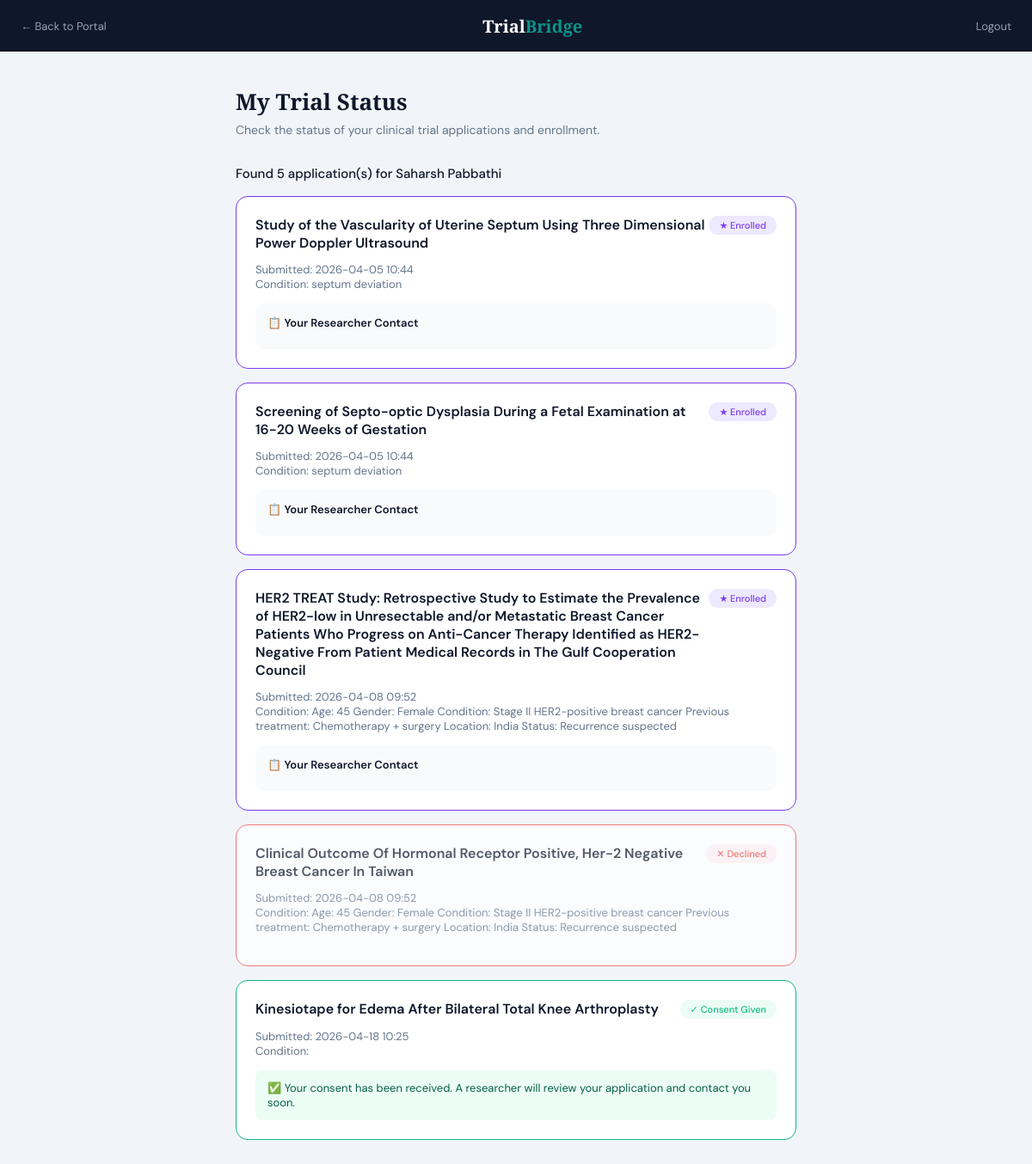
Page /my-status (signed in) on the committed database.
### tables this page shows
CREATE TABLE consents (
                    id INTEGER PRIMARY KEY AUTOINCREMENT,
                    patient_name TEXT,
                    patient_email TEXT,
                    condition TEXT,
                    patient_age TEXT,
                    patient_gender TEXT,
                    trial_id TEXT,
                    trial_title TEXT,
                    decision TEXT,
                    timestamp TEXT,
                    enrolled BOOLEAN
                 );

### app.py (the view)
@app.route("/my-status")
def my_status():
    if session.get("role") != "patient":
        return redirect(url_for("patient_login"))
    email = session.get("email")
    name = session.get("name")
    conn = get_db_connection()
    enrollments = [dict(row) for row in conn.execute("SELECT * FROM consents WHERE patient_email = ?", (email,)).fetchall()]
    conn.close()
    return render_template("patient_dashboard.html", name=name, email=email, enrollments=enrollments)

### app.py (called while the page is built)
def get_db_connection():
    import sqlite3
    conn = sqlite3.connect(DB_FILE)
    conn.row_factory = sqlite3.Row
    return conn

### templates/patient_dashboard.html (shortened to what this page needs)
<!DOCTYPE html>
<html lang="en">
<head>
</head>
<body>
<nav>
  <a href="/patient" class="nav-back">← Back to Portal</a>
  <div class="nav-brand">Trial<span>Bridge</span></div>
  <a href="/logout" class="nav-back" style="margin-left: 20px;">Logout</a>
</nav>
<div class="container">
  <h2>My Trial Status</h2>
  <p class="sub">Check the status of your clinical trial applications and enrollment.</p>
  {% if email %}
    {% if enrollments %}
      <h3 style="font-size:15px; font-weight:500; color:#0f172a; margin-bottom:16px;">
        Found {{ enrollments|length }} application(s) for {{ name }}
      </h3>
      {% for e in enrollments %}
      <div class="status-card {{ 'enrolled' if e.enrolled else e.decision }}">
        <div class="card-header">
          <div class="trial-name">{{ e.trial_title }}</div>
          {% if e.enrolled %}
            <span class="chip enrolled">★ Enrolled</span>
          {% elif e.decision == 'accepted' %}
            <span class="chip accepted">✓ Consent Given</span>
          {% else %}
            <span class="chip rejected">✕ Declined</span>
          {% endif %}
        </div>
        <div class="meta">
          Submitted: {{ e.timestamp }}<br>
          Condition: {{ e.condition }}
        </div>
        {% if e.enrolled %}
        <div class="contact-box">
          <h4>📋 Your Researcher Contact</h4>
        </div>
        {% elif e.decision == 'accepted' %}
        <div style="background:#ecfdf5; padding:12px 14px; border-radius:8px; font-size:13px; color:#065f46;">
          ✅ Your consent has been received. A researcher will review your application and contact you soon.
        </div>
        {% endif %}
      </div>
      {% endfor %}
    {% else %}
      <div class="empty">
        <div class="empty-icon">📭</div>
        <p>No applications found for <strong>{{ email }}</strong>.<br>
        Please make sure you used the same email when signing up.</p>
      </div>
    {% endif %}
  {% endif %}
</div>
</body>
</html>

### templates/patient_dashboard.html (style rules this page uses)
*, *::before, *::after { box-sizing: border-box; margin: 0; padding: 0; }
body { font-family: 'DM Sans', sans-serif; background: #f1f5f9; min-height: 100vh; }
nav { background: #0f172a; padding: 0 24px; height: 60px; display: flex; align-items: center; justify-content: space-between; }
.nav-brand { font-family: 'Playfair Display', serif; font-size: 20px; font-weight: 700; color: white; }
.nav-brand span { color: #0d9488; }
.nav-back { color: #94a3b8; text-decoration: none; font-size: 13px; }
.container { max-width: 700px; margin: 40px auto; padding: 0 24px; }
h2 { font-family: 'Playfair Display', serif; font-size: 26px; color: #0f172a; margin-bottom: 6px; }
.sub { color: #64748b; font-size: 14px; margin-bottom: 32px; }
.status-card { background: white; border: 1.5px solid #e2e8f0; border-radius: 14px; padding: 22px; margin-bottom: 16px; }
.status-card.enrolled { border-color: #7c3aed; }
.status-card.accepted { border-color: #10b981; }
.status-card.rejected { border-color: #ef4444; opacity: 0.7; }
.card-header { display: flex; justify-content: space-between; align-items: flex-start; margin-bottom: 12px; }
.trial-name { font-weight: 600; font-size: 16px; color: #0f172a; }
.chip { font-size: 11px; font-weight: 500; padding: 4px 12px; border-radius: 100px; white-space: nowrap; }
.chip.enrolled { background: #ede9fe; color: #7c3aed; }
.chip.accepted { background: #ecfdf5; color: #10b981; }
.chip.rejected { background: #fef2f2; color: #ef4444; }
.meta { font-size: 13px; color: #64748b; margin-bottom: 14px; }
.contact-box { background: #f8fafc; border-radius: 10px; padding: 14px; margin-top: 12px; }
.contact-box h4 { font-size: 13px; font-weight: 600; color: #0f172a; margin-bottom: 8px; }

### rows in the picture
consents: trial_title "Study of the Vascularity of Uterine Septum Using Three Dimensional Power Doppler Ultrasound", enrolled "★ Enrolled", timestamp "2026-04-05 10:44", condition "septum deviation"
consents: trial_title "Screening of Septo-optic Dysplasia During a Fetal Examination at 16-20 Weeks of Gestation", enrolled "★ Enrolled", timestamp "2026-04-05 10:44", condition "septum deviation"
consents: trial_title "HER2 TREAT Study: Retrospective Study to Estimate the Prevalence of HER2-low in Unresectable and/or Metastatic Breast Cancer Patients Who Progress on Anti-Cancer Therapy Identified as HER2-Negative From Patient Medical Records in The Gulf Cooperation Council", enrolled "★ Enrolled", timestamp "2026-04-08 09:52", condition "Age: 45 Gender: Female Condition: Stage II HER2-positive breast cancer Previous treatment: Chemotherapy + surgery Location: India Status: Recurrence suspected"
consents: trial_title "Clinical Outcome Of Hormonal Receptor Positive, Her-2 Negative Breast Cancer In Taiwan", enrolled "✕ Declined", timestamp "2026-04-08 09:52", condition "Age: 45 Gender: Female Condition: Stage II HER2-positive breast cancer Previous treatment: Chemotherapy + surgery Location: India Status: Recurrence suspected"
consents: trial_title "Kinesiotape for Edema After Bilateral Total Knee Arthroplasty", enrolled "✓ Consent Given", timestamp "2026-04-18 10:25", shows "✅ Your consent has been received. A researcher will review your application and contact you soon."

### other values in the picture
{{ enrollments|length }} "5"
{{ name }} "Saharsh Pabbathi"
